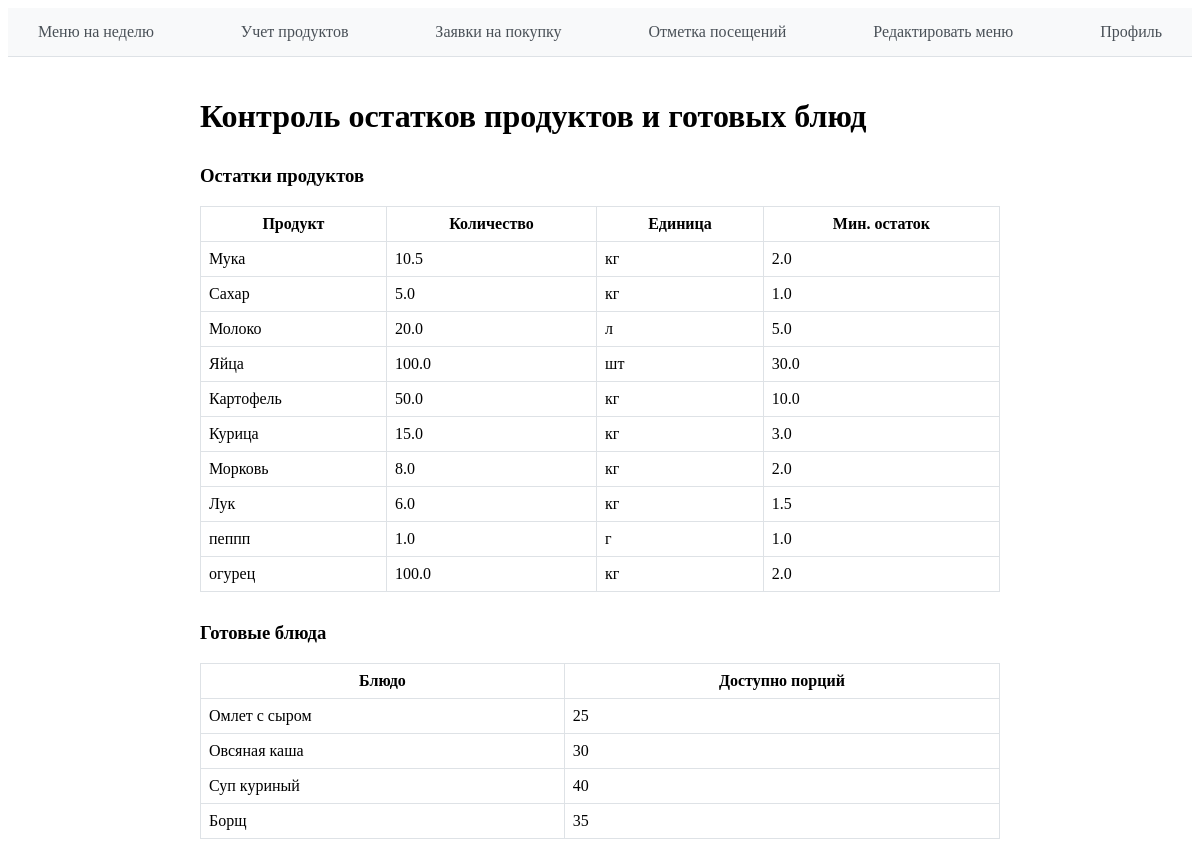
Screenshot of /cook_inventory/ (signed in) with the database file from the repository.
### tables this page shows
CREATE TABLE inventory (
                id INTEGER PRIMARY KEY AUTOINCREMENT,
                item_name TEXT,
                quantity REAL,
                unit TEXT,
                min_quantity REAL
            );

CREATE TABLE dishes (
                id INTEGER PRIMARY KEY AUTOINCREMENT,
                dish_name TEXT,
                quantity_available INTEGER
            );

### main.py (the view)
@app.route('/cook_inventory/')
def cook_inventory():
    if 'user' not in session:
        return redirect('/login_user_help/')
    user = session.get('user')
    if user['role'] != 'cook':
        return redirect('/')
    db = sql.connect('db_for_project.db')
    cursor = db.cursor()
    cursor.execute('''SELECT * FROM inventory''')
    inventory = cursor.fetchall()
    cursor.execute('''SELECT * FROM dishes''')
    dishes = cursor.fetchall()
    db.close()
    return render_template('cook_inventory.html', user=user, inventory=inventory, dishes=dishes)

### templates/cook_inventory.html (shortened to what this page needs)
{% extends "base.html" %}
{% block content %}
<div style="max-width: 800px; margin: 0 auto; padding: 20px;">
    <h1>Контроль остатков продуктов и готовых блюд</h1>
    <div style="margin: 30px 0;">
        <h3>Остатки продуктов</h3>
        {% if inventory %}
        <table style="width: 100%; border-collapse: collapse; margin-top: 15px;">
            <thead>
                <tr>
                    <th style="border: 1px solid #dee2e6; padding: 8px;">Продукт</th>
                    <th style="border: 1px solid #dee2e6; padding: 8px;">Количество</th>
                    <th style="border: 1px solid #dee2e6; padding: 8px;">Единица</th>
                    <th style="border: 1px solid #dee2e6; padding: 8px;">Мин. остаток</th>
                </tr>
            </thead>
            <tbody>
                {% for item in inventory %}
                <tr>
                    <td style="border: 1px solid #dee2e6; padding: 8px;">{{ item[1] }}</td>
                    <td style="border: 1px solid #dee2e6; padding: 8px;">{{ item[2] }}</td>
                    <td style="border: 1px solid #dee2e6; padding: 8px;">{{ item[3] }}</td>
                    <td style="border: 1px solid #dee2e6; padding: 8px;">{{ item[4] }}</td>
                </tr>
                {% endfor %}
            </tbody>
        </table>
        {% else %}
        <p>Нет данных о продуктах.</p>
        {% endif %}
    </div>
    <div style="margin: 30px 0;">
        <h3>Готовые блюда</h3>
        {% if dishes %}
        <table style="width: 100%; border-collapse: collapse; margin-top: 15px;">
            <thead>
                <tr>
                    <th style="border: 1px solid #dee2e6; padding: 8px;">Блюдо</th>
                    <th style="border: 1px solid #dee2e6; padding: 8px;">Доступно порций</th>
                </tr>
            </thead>
            <tbody>
                {% for dish in dishes %}
                <tr>
                    <td style="border: 1px solid #dee2e6; padding: 8px;">{{ dish[1] }}</td>
                    <td style="border: 1px solid #dee2e6; padding: 8px;">{{ dish[2] }}</td>
                </tr>
                {% endfor %}
            </tbody>
        </table>
        {% else %}
        <p>Нет данных о готовых блюдах.</p>
        {% endif %}
    </div>
</div>
{% endblock %}

### rows the page displays
inventory: item_name "Мука", quantity "10.5", unit "кг", min_quantity "2.0"
inventory: item_name "Сахар", quantity "5.0", unit "кг", min_quantity "1.0"
inventory: item_name "Молоко", quantity "20.0", unit "л", min_quantity "5.0"
inventory: item_name "Яйца", quantity "100.0", unit "шт", min_quantity "30.0"
inventory: item_name "Картофель", quantity "50.0", unit "кг", min_quantity "10.0"
inventory: item_name "Курица", quantity "15.0", unit "кг", min_quantity "3.0"
inventory: item_name "Морковь", quantity "8.0", unit "кг", min_quantity "2.0"
inventory: item_name "Лук", quantity "6.0", unit "кг", min_quantity "1.5"
inventory: item_name "пеппп", quantity "1.0", unit "г", min_quantity "1.0"
inventory: item_name "огурец", quantity "100.0", unit "кг", min_quantity "2.0"
dishes: dish_name "Омлет с сыром", quantity_available "25"
dishes: dish_name "Овсяная каша", quantity_available "30"
dishes: dish_name "Суп куриный", quantity_available "40"
dishes: dish_name "Борщ", quantity_available "35"
